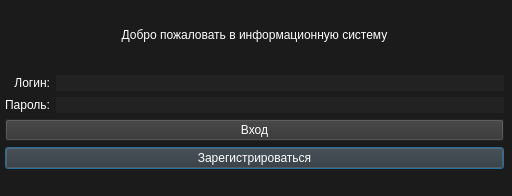
<?xml version="1.0" encoding="UTF-8"?>
<ui version="4.0">
 <class>authwindow</class>
 <widget class="QDialog" name="authwindow">
  <property name="geometry">
   <rect>
    <x>0</x>
    <y>0</y>
    <width>512</width>
    <height>196</height>
   </rect>
  </property>
  <property name="windowTitle">
   <string>Dialog</string>
  </property>
  <property name="styleSheet">
   <string notr="true">QDialog {
background-color: rgb(27,27,27);
}

QMessageBox {
background -color: rgb(27,27,27);
color: #ffffff;
}

QMessageBox QLabel {
font: 600 10pt &quot;Yu Gothic UI Semibold&quot;;
color: rgb(255, 255, 255);
}

QMessageBox QPushButton::hover {
background-color: #666;
}

QMessageBox QPushButton::pressed {
background-color: #888;
}

QMessageBox QPushButton {
color: #ffffff;
background-color: #333;
font: 600 10pt &quot;Yu Gothic UI Semibold&quot;;
}

</string>
  </property>
  <widget class="QWidget" name="gridLayoutWidget">
   <property name="geometry">
    <rect>
     <x>0</x>
     <y>0</y>
     <width>509</width>
     <height>174</height>
    </rect>
   </property>
   <layout class="QGridLayout" name="gridLayout">
    <property name="leftMargin">
     <number>5</number>
    </property>
    <property name="rightMargin">
     <number>5</number>
    </property>
    <property name="bottomMargin">
     <number>5</number>
    </property>
    <item row="4" column="0" colspan="2">
     <widget class="QPushButton" name="buttonRegistration">
      <property name="styleSheet">
       <string notr="true">QPushButton {
color: #ffffff;
background-color: #333;
font: 600 10pt &quot;Yu Gothic UI Semibold&quot;;
}

QPushButton::hover {
background-color: #666;
}

QPushButton::pressed {
background-color: #888;
}</string>
      </property>
      <property name="text">
       <string>Зарегистрироваться</string>
      </property>
     </widget>
    </item>
    <item row="1" column="0">
     <widget class="QLabel" name="login">
      <property name="styleSheet">
       <string notr="true">font: 600 10pt &quot;Yu Gothic UI Semibold&quot;;
color: rgb(255, 255, 255);</string>
      </property>
      <property name="text">
       <string>Логин:</string>
      </property>
      <property name="alignment">
       <set>Qt::AlignRight|Qt::AlignTrailing|Qt::AlignVCenter</set>
      </property>
     </widget>
    </item>
    <item row="2" column="1">
     <widget class="QLineEdit" name="linePassword">
      <property name="styleSheet">
       <string notr="true">QLineEdit {
color: rgb(255, 255, 255);
background-color: #222;
border: none;
}</string>
      </property>
      <property name="maxLength">
       <number>30</number>
      </property>
      <property name="echoMode">
       <enum>QLineEdit::Password</enum>
      </property>
     </widget>
    </item>
    <item row="2" column="0">
     <widget class="QLabel" name="password">
      <property name="styleSheet">
       <string notr="true">font: 600 10pt &quot;Yu Gothic UI Semibold&quot;;
color: rgb(255, 255, 255);</string>
      </property>
      <property name="text">
       <string>Пароль:</string>
      </property>
      <property name="alignment">
       <set>Qt::AlignRight|Qt::AlignTrailing|Qt::AlignVCenter</set>
      </property>
     </widget>
    </item>
    <item row="1" column="1">
     <widget class="QLineEdit" name="lineLogin">
      <property name="styleSheet">
       <string notr="true">QLineEdit {
color: rgb(255, 255, 255);
background-color: #222;
border: none;
}</string>
      </property>
      <property name="maxLength">
       <number>30</number>
      </property>
     </widget>
    </item>
    <item row="3" column="0" colspan="2">
     <widget class="QPushButton" name="buttonSignIn">
      <property name="styleSheet">
       <string notr="true">QPushButton {
color: #ffffff;
background-color: #333;
font: 600 10pt &quot;Yu Gothic UI Semibold&quot;;
}

QPushButton::hover {
background-color: #666;
}

QPushButton::pressed {
background-color: #888;
}</string>
      </property>
      <property name="text">
       <string>Вход</string>
      </property>
     </widget>
    </item>
    <item row="0" column="0" colspan="2">
     <widget class="QLabel" name="label">
      <property name="styleSheet">
       <string notr="true">font: 600 13pt &quot;Yu Gothic UI Semibold&quot;;
color: rgb(255, 255, 255);</string>
      </property>
      <property name="text">
       <string>Добро пожаловать в информационную систему</string>
      </property>
      <property name="alignment">
       <set>Qt::AlignCenter</set>
      </property>
     </widget>
    </item>
   </layout>
  </widget>
 </widget>
 <resources/>
 <connections/>
</ui>
